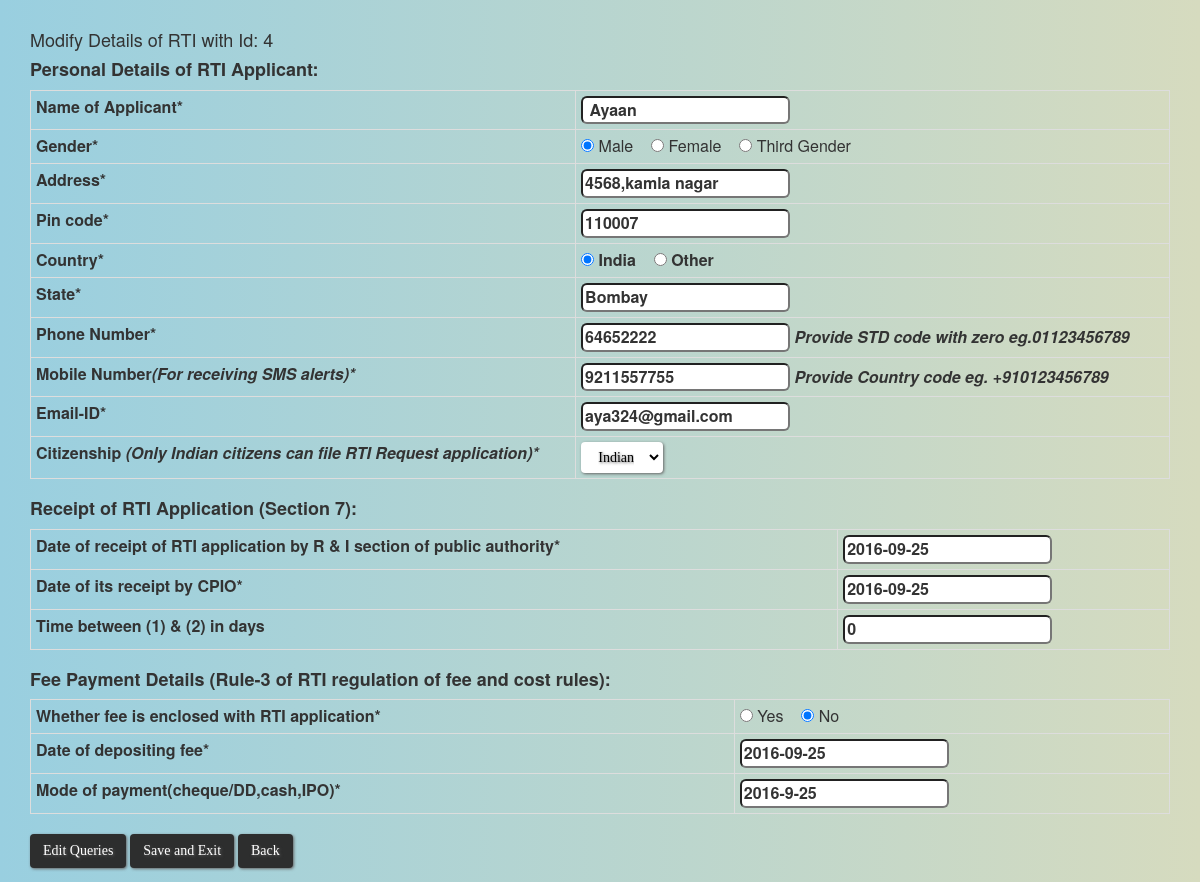
Screenshot of /ongoing_rti/modify_rti_details.php?id=4 (signed in) with the database file from the repository.
### tables this page shows
CREATE TABLE `add_rti` (
  `id` int(11) NOT NULL,
  `name` varchar(30) NOT NULL,
  `gender` varchar(15) NOT NULL,
  `address` varchar(100) NOT NULL,
  `pin_code` int(11) NOT NULL,
  `state` varchar(20) NOT NULL,
  `country` varchar(10) NOT NULL,
  `phone_no` varchar(15) NOT NULL,
  `mobile` varchar(15) NOT NULL,
  `email` varchar(40) NOT NULL,
  `citizenship` varchar(15) NOT NULL,
  `date_of_receipt` date NOT NULL,
  `date_of_receipt_cio` date NOT NULL,
  `timespan` int(11) NOT NULL,
  `fee_enclosed` varchar(10) NOT NULL,
  `fee_deposit_date` date NOT NULL,
  `pay_mode` varchar(20) NOT NULL,
  `archive` int(11) DEFAULT NULL,
  `closed` int(11) DEFAULT NULL,
  `post` varchar(10) NOT NULL
);

### ongoing_rti/modify_rti_details.php (the view, shortened to what this page needs)
<?php
	if(!isset($_SESSION['login_access'])){
	header("location: ../errors/no_file.php");
	}
	else {
?>
		<html>
			<head>
				<link rel="stylesheet" href="../css/background.css">
				<link rel="stylesheet" href="../bootstrap/css/bootstrap.min.css">
			</head>
			<body>
				<?php
					echo "<br>
					<div class='container'>";
						if(isset($_GET['id'])) {
							$Id = $_GET['id'];
							echo "<h4>Modify Details of RTI with Id: ".$Id."</h4>";
						}
						include '../db/config_database.php';
						if(isset($_GET['id'])) {
							$Id = $_GET['id'];
							$data = "SELECT * FROM  add_rti WHERE id=".$Id.";";
							$query = mysqli_query($con, $data);
							$data2 = mysqli_fetch_array($query);
				?>
							<h4><strong>Personal Details of RTI Applicant:</strong></h4>
							<form action='../queries/modify_queries.php'  method='post' name="prev_rti">
								<table class="table table-bordered table-condensed">
									<tbody>
										<tr>
											<th>Name of Applicant*</th>
											<th><input type="text" name="name" id="name" maxlength="50" value="<?php echo $data2['name']?>" class="name" placeholder="" required></th>
										</tr>
										<tr>
											<th>Gender*</th>
											<td>
												<input type="radio" name="gender" id="gender" value="Male"<?php if(strcmp($data2['gender'], "Male") == 0){ echo "checked=\"checked\""; }?> required> Male &nbsp&nbsp
												<input type="radio" name="gender" id="gender" value="Female" <?php if(strcmp($data2['gender'], "Female") == 0){ echo "checked=\"checked\""; }?> required> Female &nbsp&nbsp
												<input type="radio" name="gender" id="gender" value="Third Gender" <?php if(strcmp($data2['gender'], "Third Gender") == 0){ echo "checked=\"checked\""; }?> required> Third Gender &nbsp&nbsp
											</td>
										</tr>
										<tr>
											<th>Address*</th>
											<th><input type="text" name="address" id="address1" class="address" maxlength="100" value="<?php echo $data2['address']?>" required></th>
										</tr>
										<tr>
											<th>Pin code*</th>
											<th><input type="text" name="pin_code" minlength="6" maxlength="6" onkeydown="return isNumeric(event.keyCode);" value="<?php echo $data2['pin_code']?>" required></th>
										</tr>
										<tr>
											<th>Country*</th>
											<th>
												<input type="radio" name="country" id="chkstate" <?php if(strcmp($data2['country'], "India") == 0){ echo "checked=\"checked\""; }?> value="India" onclick="test();" required> India &nbsp&nbsp
												<input type="radio" name="country" id="chkcountry" <?php if(strcmp($data2['country'], "other") == 0){ echo "checked=\"checked\""; }?> value="Other" onclick="test1();" required> Other
											</th>
										</tr>
										<tr>
											<th>State*</th>
											<th><input type="text" name="state" id="cngStateName" maxlength="18" value="<?php echo $data2['state']?>" required></th>
										</tr>
										<tr>
											<th>Phone Number*</th>
											<th><input type="text" name="phone_no" id="phone" maxlength="18" onkeydown="return isNumeric(event.keyCode);" class="numeric" value="<?php echo $data2['phone_no']?>" required><cite> Provide STD code with zero eg.01123456789</cite></th>
										</tr>
										<tr>
											<th>Mobile Number<cite>(For receiving SMS alerts)*</cite></th>
											<th><input type="text" name="mobile" id="cell" maxlength="15" class="numeric" onkeydown="return isNumeric(event.keyCode);" value="<?php echo $data2['mobile']?>" required><cite> Provide Country code eg. +910123456789</cite></th>
										</tr>
										<tr>
											<th>Email-ID*</th>
											<th><input type="text" name="email" maxlength="70" value="<?php echo $data2['email']?>" id="Email" required></th>
										</tr>
										<tr>
											<th>Citizenship <cite>(Only Indian citizens can file RTI Request application)*</cite></th>
											<th>
												<select name="citizenship" id="Citizenship" class="btn" style="background:white; color:black" onchange="chkCitizenship(this);">
													<option value="Indian" <?php if(strcmp($data2['citizenship'], "Indian") == 0){ echo "selected"; }?>>Indian</option>
												</select>
											</th>
										</tr>
									</tbody>
								</table>
								<h4><strong>Receipt of RTI Application (Section 7):</strong></h4>
								<table class="table table-bordered table-condensed">
									<tbody>
										<tr>
											<th>Date of receipt of RTI application by R & I section of public authority* </th>
											<th><input type="text" name="date_of_receipt" id="date_of_receipt" placeholder="DD-MM-YYYY" maxlength="50" value="<?php echo $data2['date_of_receipt']?>" class="name" placeholder="YYYY-MM-DD" required></th>
										</tr>
										<tr>
											<th>Date of its receipt by CPIO* </th>
											<th><input type="text" placeholder="DD-MM-YYYY" name="date_of_receipt_cio" id="date_of_receipt_cpio" maxlength="50" value="<?php echo $data2['date_of_receipt_cio']?>" class="name" placeholder="YYYY-MM-DD" required></th>
										</tr>
										<tr>
											<th>Time between (1) & (2) in days</th>
											<th><input type="text" name="time" id="time" maxlength="50" value="<?php echo $data2['timespan']?>" class="name" placeholder=""></th>
										</tr>
									</tbody>
								</table>
								<h4><strong>Fee Payment Details (Rule-3 of RTI regulation of fee and cost rules):</strong></h4>
								<table class="table table-bordered table-condensed">
									<tbody>
										<tr>
											<th>Whether fee is enclosed with RTI application*</th>
											<td>
												<input type="radio" value="yes" name="fee_enclosed" id="fee_enclosed" <?php if(strcmp($data2['fee_enclosed'], "yes") == 0){ echo "checked=\"checked\""; }?> required> Yes &nbsp&nbsp
												<input type="radio" value="no" name="fee_enclosed" id="fee_enclosed" <?php if(strcmp($data2['fee_enclosed'], "No") == 0 or strcmp($data2['fee_enclosed'], "no") == 0){ echo "checked=\"checked\""; }?> required> No
											</td>
										</tr>
										<tr>
											<th>Date of depositing fee* </th>
											<th><input type="text" id="fee_deposit_date" name="fee_deposit_date" maxlength="50" placeholder="DD-MM-YYYY" value="<?php echo $data2['fee_deposit_date']?>" required></th>
										</tr>
										<tr>
											<th>Mode of payment(cheque/DD,cash,IPO)* </th>
											<th><input type="text" id="pay_mode" name="pay_mode" maxlength="50" value="<?php echo $data2['pay_mode']?>" required></th>
										</tr>
									</tbody>
								</table>
								<input type="submit" name="edit" value="Edit Queries" class="btn" onclick="return validateDate()">
								<input type="submit" name="submit" value="Save and Exit" class="btn" onclick="return validateDate()">
							<?php
						}
						echo "<a class='btn' href='ongoing_rti_option.php?id=".$Id."''>Back</a>" ;
							?>
						</form>
					</div>
			</body>
		</html>
<?php
	}
?>

### css/background.css (style rules this page uses)
body { font-family: Lora; background: #99cfe0; background: -moz-linear-gradient(left, #f9cfe0 0%, #d6dbbf 100%); background: -webkit-linear-gradient(left, #99cfe0 0%,#d6dbbf 100%); background: linear-gradient(to right, #99cfe0 0%,#d6dbbf 100%); }
.btn { background: #2d2e2e; background-image: -webkit-linear-gradient(top, #2d2e2e, #6b696b); background-image: -moz-linear-gradient(top, #2d2e2e, #6b696b); background-image: -ms-linear-gradient(top, #2d2e2e, #6b696b); background-image: -o-linear-gradient(top, #2d2e2e, #6b696b); background-image: linear-gradient(to bottom, #2d2e2e, #6b696b); -webkit-border-radius: 8; -moz-border-radius: 8; border-radius: 8px; text-shadow: 1px 1px 3px #616161; -webkit-box-shadow: 1px 1px 3px #666666; -moz-box-shadow: 1px 1px 3px #666666; box-shadow: 1px 1px 3px #666666; font-family: Georgia; color: #ffffff; font-size: 20px; padding: 10px 20px 10px 20px; text-decoration: none; cursor: pointer; }
input { border-radius: 6px; }

### rows the page displays
add_rti: name "Ayaan", gender "☑", address "4568,kamla nagar", pin_code "110007", country "☑", state "Bombay", phone_no "64652222", mobile "9211557755", email "aya324@gmail.com", citizenship "Indian", date_of_receipt "2016-09-25", date_of_receipt_cio "2016-09-25", time "0", fee_enclosed "☑", fee_deposit_date "2016-09-25", pay_mode "2016-9-25"

### other values shown
$Id "4"
